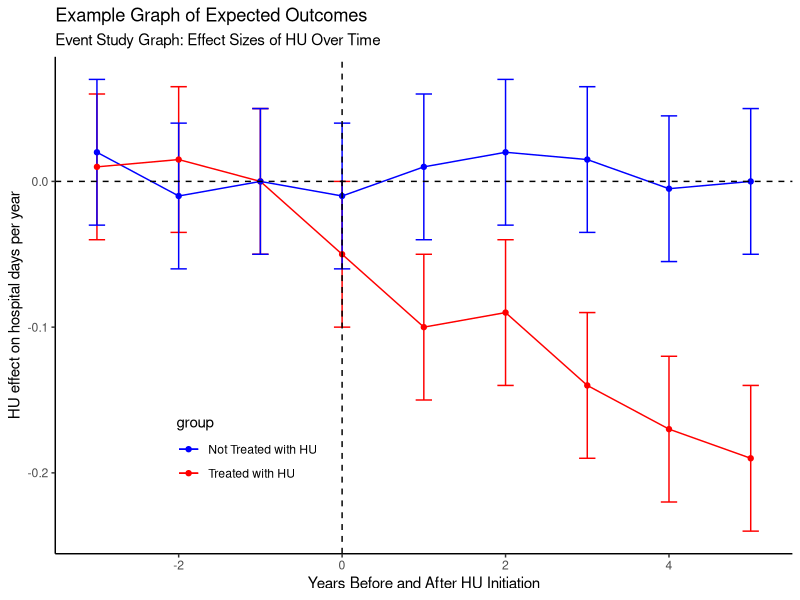

Write the R code that produced this figure.
## create representative graph #######

#####           Set the working directory where the original dataset is located
setwd("C:/Users/pegeorg/OneDrive - Emory University/Papers and Projects/K application/")
list.files()

rm(list = ls())


# Load necessary libraries
library(ggplot2)

# Create a data frame with time (years before and after HU initiation) and effect sizes
treated_effect_size = c(0.01, 0.015, 0, -0.05, -0.1, -0.09, -0.14, -0.17, -0.19)
untreated_effect_size = c(0.02, -0.01, 0, -0.01, 0.01, 0.02, 0.015, -0.005, 0)

data <- data.frame(
  time = rep(-3:5, 2),  # years before and after HU initiation
  effect_size = c(treated_effect_size, untreated_effect_size),  # effect sizes
  group = rep(c("Treated with HU", "Not Treated with HU"), each = 9),  # group indicator
  se = rep(c(0.05, 0.05), each = 9)  # standard errors
)

# Create the event study graph
ggplot(data, aes(x = time, y = effect_size, color = group)) +
  geom_errorbar(aes(ymin = effect_size - se, ymax = effect_size + se), width = 0.2) +
  geom_line() +
  geom_point() +
  geom_vline(xintercept = 0, linetype = "dashed") +
  geom_hline(yintercept = 0, linetype = "dashed") +
  labs(x = "Years Before and After HU Initiation", y = "HU effect on hospital days per year",
       title = "Example Graph of Expected Outcomes", 
       subtitle = "Event Study Graph: Effect Sizes of HU Over Time") +
  theme_classic() +
  scale_color_manual(values = c("blue", "red")) + 
  theme(legend.position = c(0.26, 0.21))
